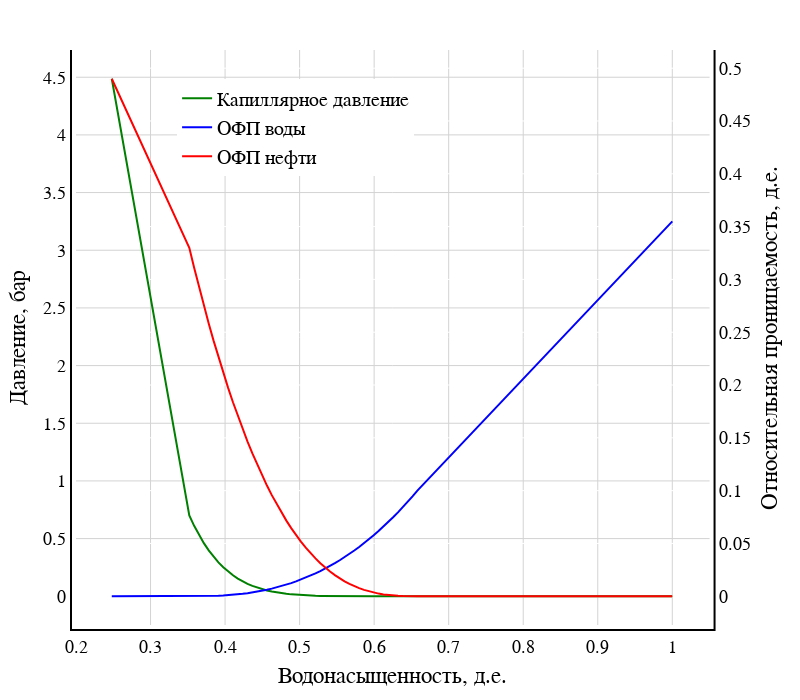

The notebook cell saved with this chart:
### Code cell
sw = OFPW['sw']

krw = OFPW['krw']
krow = OFPW['krow']
pcow = OFPW['pcow']


fig = make_subplots(specs=[[{"secondary_y": True}]])


fig.add_trace(
    go.Scatter(
        x=sw,
        y=pcow, name="Капиллярное давление", line_color = 'green'),
    secondary_y=False,
)

fig.add_trace(
    go.Scatter(
        x= sw,
        y=krw, name="ОФП воды", line_color = 'blue'),
    secondary_y=True,
)

fig.add_trace(
    go.Scatter(
        x=sw,
        y=krow, name="ОФП нефти", line_color = 'red'),
    secondary_y=True,
)


fig.update_layout(
    # title="Пористость, д.е.", 
    title_x = 0.5, titlefont=dict(family="arial",size=23,color="black") ,autosize=False,width=800, 
                  height=700,margin=dict(l=50,r=50,b=50,t=50,pad=4),paper_bgcolor="White", plot_bgcolor="White")

fig.update_xaxes(title_text="Водонасыщенность, д.е.", titlefont=dict(family="arial",size=23,color="black"), range=[0.2, 1.05],
                 showline=True, linewidth=2, linecolor='black', gridcolor='lightgray', tickfont=dict(family='Arial', color='black', size=18))

fig.update_yaxes(title_text="Давление, бар", titlefont=dict(family="arial",size=23,color="black"), secondary_y=False, range=[None, 4.9],
                 showline=True, linewidth=2, linecolor='black', gridcolor='lightgray', tickfont=dict(family='Arial', color='black', size=18))

fig.update_yaxes(title_text="Относительная проницаемость, д.е.", titlefont=dict(family="arial",size=23,color="black"), range=[None, 0.59], secondary_y=True, dtick=0.05,#  dtick=0.05 ШАГ
                 showline=True, linewidth=2, linecolor='black', tickfont=dict(family='Arial', color='black', size=18))


fig.update_layout(showlegend=True)

fig.update_layout( 
    legend=dict( 
        x=0.15,  # value must be between 0 to 1. 
        y=0.95,   # value must be between 0 to 1. 
        traceorder="normal", 
        font=dict( 
            family="arial", 
            size=20, 
            color="black"
        ), 
    ) 
) 

fig.show()

#fig.write_image(r"C:\Users\nik_c\OneDrive\Рабочий стол\Учеба\FDP\ОФП\OFP_oil.png")

### Figure 1 — Plotly figure (JSON) as saved in the notebook; plotly's stock layout.template omitted (floating-point values rounded to 4 significant figures)
{"data": [{"line": {"color": "green"}, "name": "Капиллярное давление", "type": "scatter", "x": [0.248, 0.352, 0.3585, 0.365, 0.3715, 0.378, 0.3846, 0.3911, 0.3976, 0.4041, 0.4106, 0.4171, 0.4236, 0.4301, 0.4366, 0.4431, 0.4497, 0.4562, 0.4627, 0.4692, 0.4757, 0.4822, 0.4887, 0.4952, 0.5017, 0.5083, 0.5148, 0.5213, 0.5278, 0.5343, 0.5408, 0.5473, 0.5538, 0.5603, 0.5669, 0.5734, 0.5799, 0.5864, 0.5929, 0.5994, 0.6059, 0.6124, 0.6189, 0.6254, 0.632, 0.6385, 0.645, 0.6515, 0.658, 1], "xaxis": "x", "y": [4.487, 0.7, 0.6106, 0.5311, 0.4605, 0.3979, 0.3427, 0.2941, 0.2514, 0.2141, 0.1815, 0.1532, 0.1288, 0.1077, 0.08957, 0.0741, 0.06095, 0.04982, 0.04046, 0.03262, 0.02611, 0.02072, 0.01631, 0.01271, 0.009809, 0.007486, 0.005645, 0.004201, 0.003082, 0.002225, 0.001579, 0.001098, 0.0007472, 0.000496, 0.00032, 0.0001999, 0.0001202, 6.92e-05, 3.778e-05, 1.935e-05, 9.16e-06, 3.923e-06, 1.474e-06, 4.632e-07, 1.123e-07, 1.807e-08, 1.377e-09, 1.688e-11, 0, 0], "yaxis": "y"}, {"line": {"color": "blue"}, "name": "ОФП воды", "type": "scatter", "x": [0.248, 0.352, 0.3585, 0.365, 0.3715, 0.378, 0.3846, 0.3911, 0.3976, 0.4041, 0.4106, 0.4171, 0.4236, 0.4301, 0.4366, 0.4431, 0.4497, 0.4562, 0.4627, 0.4692, 0.4757, 0.4822, 0.4887, 0.4952, 0.5017, 0.5083, 0.5148, 0.5213, 0.5278, 0.5343, 0.5408, 0.5473, 0.5538, 0.5603, 0.5669, 0.5734, 0.5799, 0.5864, 0.5929, 0.5994, 0.6059, 0.6124, 0.6189, 0.6254, 0.632, 0.6385, 0.645, 0.6515, 0.658, 1], "xaxis": "x", "y": [0, 0, 4.723e-06, 2.838e-05, 8.102e-05, 0.0001705, 0.0003037, 0.0004868, 0.0007253, 0.001025, 0.00139, 0.001825, 0.002335, 0.002925, 0.003598, 0.004358, 0.00521, 0.006156, 0.007202, 0.00835, 0.009603, 0.01097, 0.01244, 0.01403, 0.01574, 0.01757, 0.01953, 0.02162, 0.02384, 0.02619, 0.02867, 0.0313, 0.03407, 0.03699, 0.04006, 0.04327, 0.04664, 0.05017, 0.05385, 0.0577, 0.06171, 0.06589, 0.07023, 0.07475, 0.07944, 0.08431, 0.08936, 0.09459, 0.1, 0.355], "yaxis": "y2"}, {"line": {"color": "red"}, "name": "ОФП нефти", "type": "scatter", "x": [0.248, 0.352, 0.3585, 0.365, 0.3715, 0.378, 0.3846, 0.3911, 0.3976, 0.4041, 0.4106, 0.4171, 0.4236, 0.4301, 0.4366, 0.4431, 0.4497, 0.4562, 0.4627, 0.4692, 0.4757, 0.4822, 0.4887, 0.4952, 0.5017, 0.5083, 0.5148, 0.5213, 0.5278, 0.5343, 0.5408, 0.5473, 0.5538, 0.5603, 0.5669, 0.5734, 0.5799, 0.5864, 0.5929, 0.5994, 0.6059, 0.6124, 0.6189, 0.6254, 0.632, 0.6385, 0.645, 0.6515, 0.658, 1], "xaxis": "x", "y": [0.49, 0.33, 0.311, 0.2927, 0.2751, 0.2583, 0.242, 0.2265, 0.2116, 0.1973, 0.1837, 0.1707, 0.1583, 0.1464, 0.1352, 0.1245, 0.1144, 0.1048, 0.09575, 0.0872, 0.07917, 0.07162, 0.06454, 0.05793, 0.05176, 0.04603, 0.04073, 0.03582, 0.03132, 0.02719, 0.02342, 0.02001, 0.01693, 0.01417, 0.01172, 0.009553, 0.007662, 0.006028, 0.004635, 0.003467, 0.002506, 0.001734, 0.001134, 0.0006861, 0.0003709, 0.0001679, 5.49e-05, 8.126e-06, 0, 0], "yaxis": "y2"}], "layout": {"autosize": false, "height": 700, "legend": {"font": {"color": "black", "family": "arial", "size": 20}, "traceorder": "normal", "x": 0.15, "y": 0.95}, "margin": {"b": 50, "l": 50, "pad": 4, "r": 50, "t": 50}, "paper_bgcolor": "White", "plot_bgcolor": "White", "showlegend": true, "title": {"font": {"color": "black", "family": "arial", "size": 23}, "x": 0.5}, "width": 800, "xaxis": {"anchor": "y", "domain": [0, 0.94], "gridcolor": "lightgray", "linecolor": "black", "linewidth": 2, "range": [0.2, 1.05], "showline": true, "tickfont": {"color": "black", "family": "Arial", "size": 18}, "title": {"font": {"color": "black", "family": "arial", "size": 23}, "text": "Водонасыщенность, д.е."}}, "yaxis": {"anchor": "x", "domain": [0, 1], "gridcolor": "lightgray", "linecolor": "black", "linewidth": 2, "range": [null, 4.9], "showline": true, "tickfont": {"color": "black", "family": "Arial", "size": 18}, "title": {"font": {"color": "black", "family": "arial", "size": 23}, "text": "Давление, бар"}}, "yaxis2": {"anchor": "x", "dtick": 0.05, "linecolor": "black", "linewidth": 2, "overlaying": "y", "range": [null, 0.59], "showline": true, "side": "right", "tickfont": {"color": "black", "family": "Arial", "size": 18}, "title": {"font": {"color": "black", "family": "arial", "size": 23}, "text": "Относительная проницаемость, д.е."}}}}
